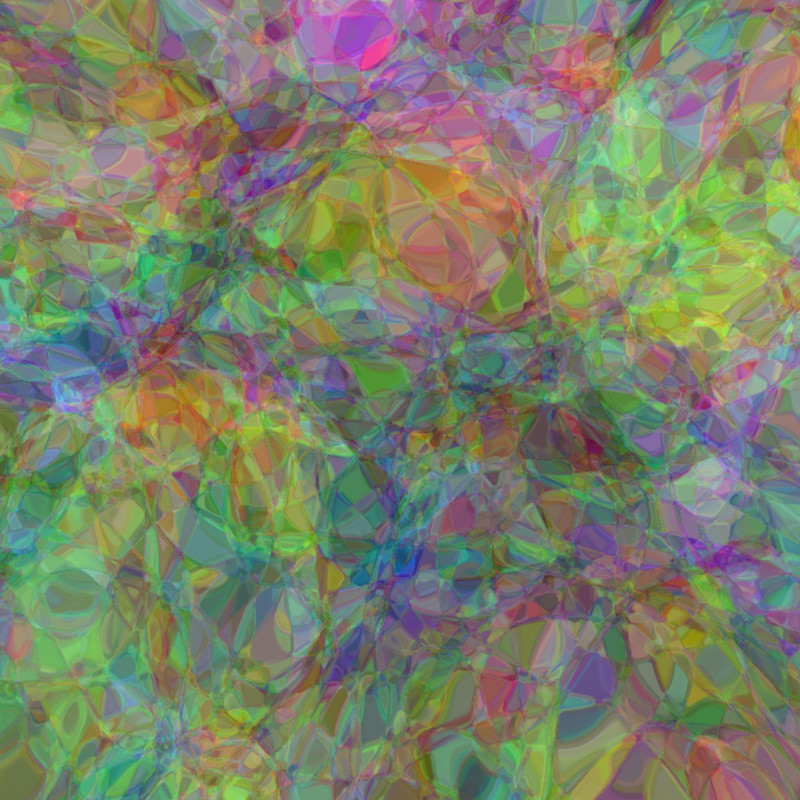
#> input picture .assets/images/expressivity.jpg, 1600 x 1600 px, given in place of flying_goose.jpg, which was not available (shown at 1/2 size)
$ python pca.py
#> lines starting #> are read from the running program, lines starting #| are printed output that depends on the picture; pictures that were not available may be replaced by others from this repository, and a replacement may not be noted
import argparse
from pathlib import Path

import matplotlib.pyplot as plt
import numpy as np
from PIL import Image

from postprocessing import save_csv

BASE_DIR = Path(__file__).parent
DATA_DIR = (BASE_DIR / "../../data").resolve()
RESULTS_DIR = (BASE_DIR / "../../results").resolve()
CSV_DIR = (RESULTS_DIR / "data").resolve()

parser = argparse.ArgumentParser()
parser.add_argument("--book", action="store_true")
args = parser.parse_args()

# -------------------------------------- settings -------------------------------------
RANKS = [1, 5, 20, 100]

# ------------------------------------- load image ------------------------------------
img = Image.open(DATA_DIR / "images/flying_goose.jpg").convert("L")
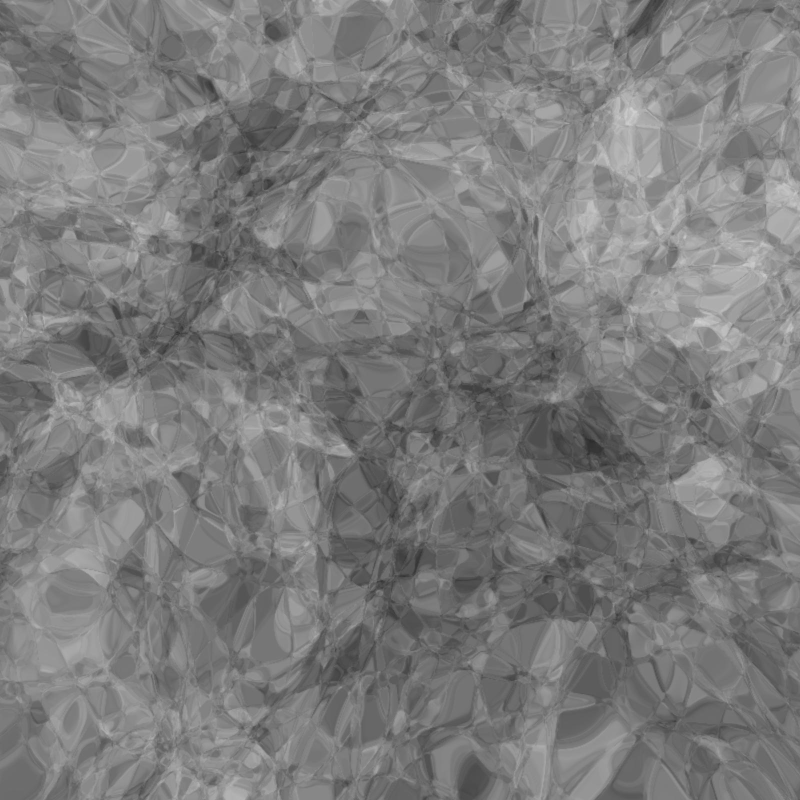
#> img: PIL image 1600x1600 L (shown at 1/2 size); min 43, max 210, mean 124.2
img_arr = np.asarray(img, dtype=float) / 255

# ---------------------------- principal component analysis ---------------------------
mean = img_arr.mean(axis=0)  # each image row is treated as one sample
#> mean = 1600 values, max 0.54 at index 1435, min 0.446 at index 692, mean 0.487
U, S, Vt = np.linalg.svd(img_arr - mean, full_matrices=False)
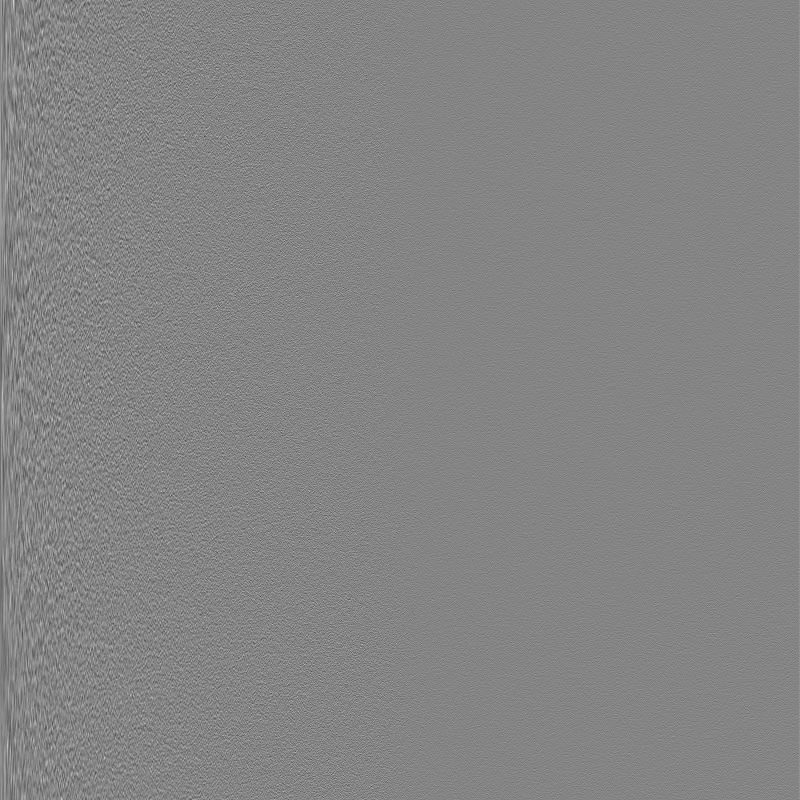
#> U: shape (1600, 1600) float64 (shown at 1/2 size); min -0.146, max 0.135, mean 1.56e-05; drawn with min black and max white
#> S = 1600 values, max 74.38 at index 0, min 3.29e-14 at index 1599, mean 0.845

H, W = img_arr.shape
#> H = 1600; W = 1600
variance = S**2 / (H - 1)
#> variance = 1600 values, max 3.46 at index 0, min 6.78e-31 at index 1599, mean 0.00643
ratios = [H * W / (rank * (H + W) + W) for rank in RANKS]
#> ratios = [533.3, 145.5, 39.02, 7.96]


def reconstruct(rank):
    approx = mean + U[:, :rank] @ (S[:rank, None] * Vt[:rank, :])
    return np.clip(approx, 0, 1)


# ----------------------------------- postprocessing ----------------------------------
if not args.book:
    fig, axes = plt.subplots(1, len(RANKS), figsize=(4 * len(RANKS), 4 * H / W))
    for ax, rank, ratio in zip(axes, RANKS, ratios):
        ax.imshow(reconstruct(rank), cmap="gray")
        ax.set_title(f"rank {rank}, {ratio:.0f}x")
        ax.axis("off")
#> this loop made 4 passes
#> pass 1, in reconstruct, `approx = mean + U[:, :rank] @ (S[:rank, None] * Vt[:rank, :])`:
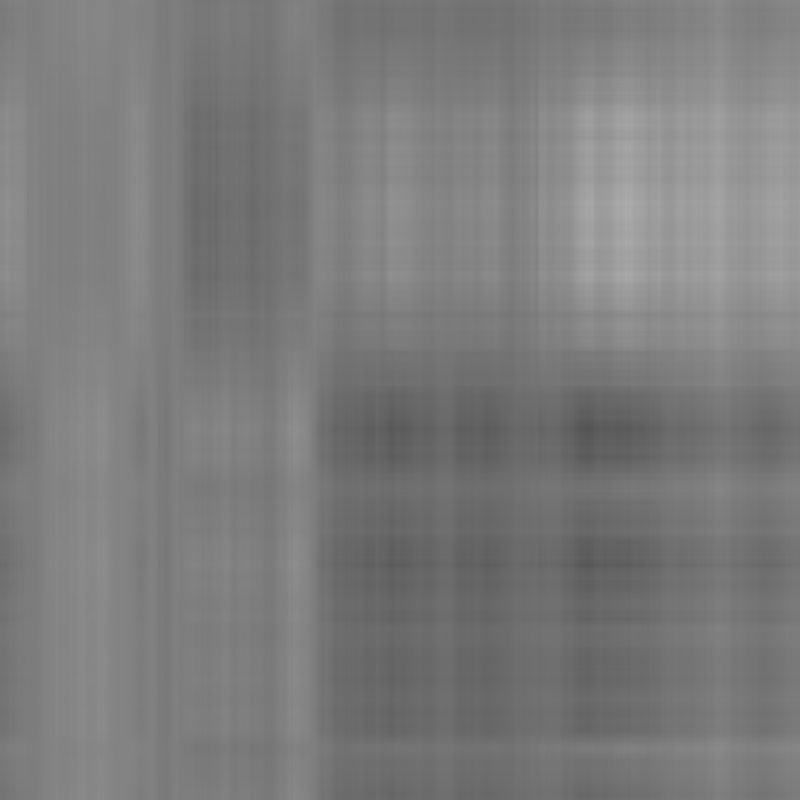
#> approx: shape (1600, 1600) float64 (shown at 1/2 size); min 0.325, max 0.674, mean 0.487
#> pass 2, in reconstruct (call 2), `approx = mean + U[:, :rank] @ (S[:rank, None] * Vt[:rank, :])`:
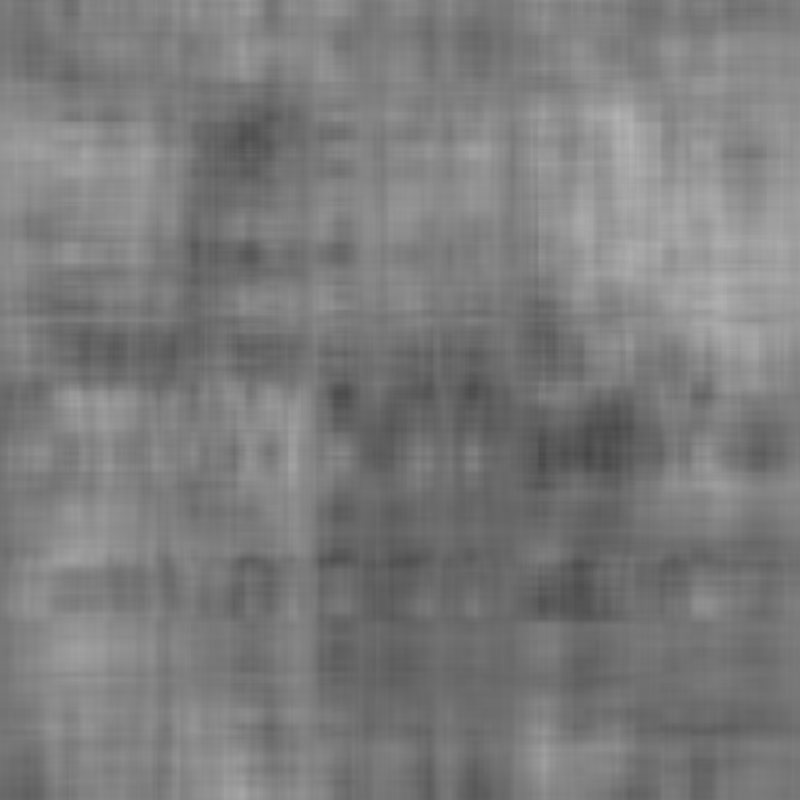
#> approx: shape (1600, 1600) float64 (shown at 1/2 size); min 0.27, max 0.708, mean 0.487

    fig, ax = plt.subplots()
    ax.semilogy(np.arange(1, len(variance) + 1), variance, "k")

    plt.show()
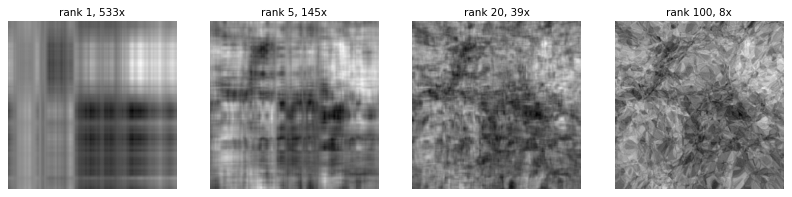
#> figure drawn by matplotlib, 4 panels
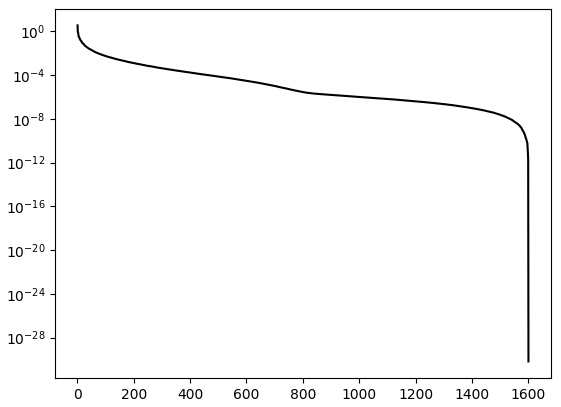
#> figure drawn by matplotlib, 1 panel; curve peaks at x = 1, y = 3.46
# -------------------------------- book postprocessing --------------------------------
else:
    save_csv(
        CSV_DIR / "pca_explained_variance.csv",
        idx=np.arange(1, len(variance) + 1),
        value=variance,
    )
